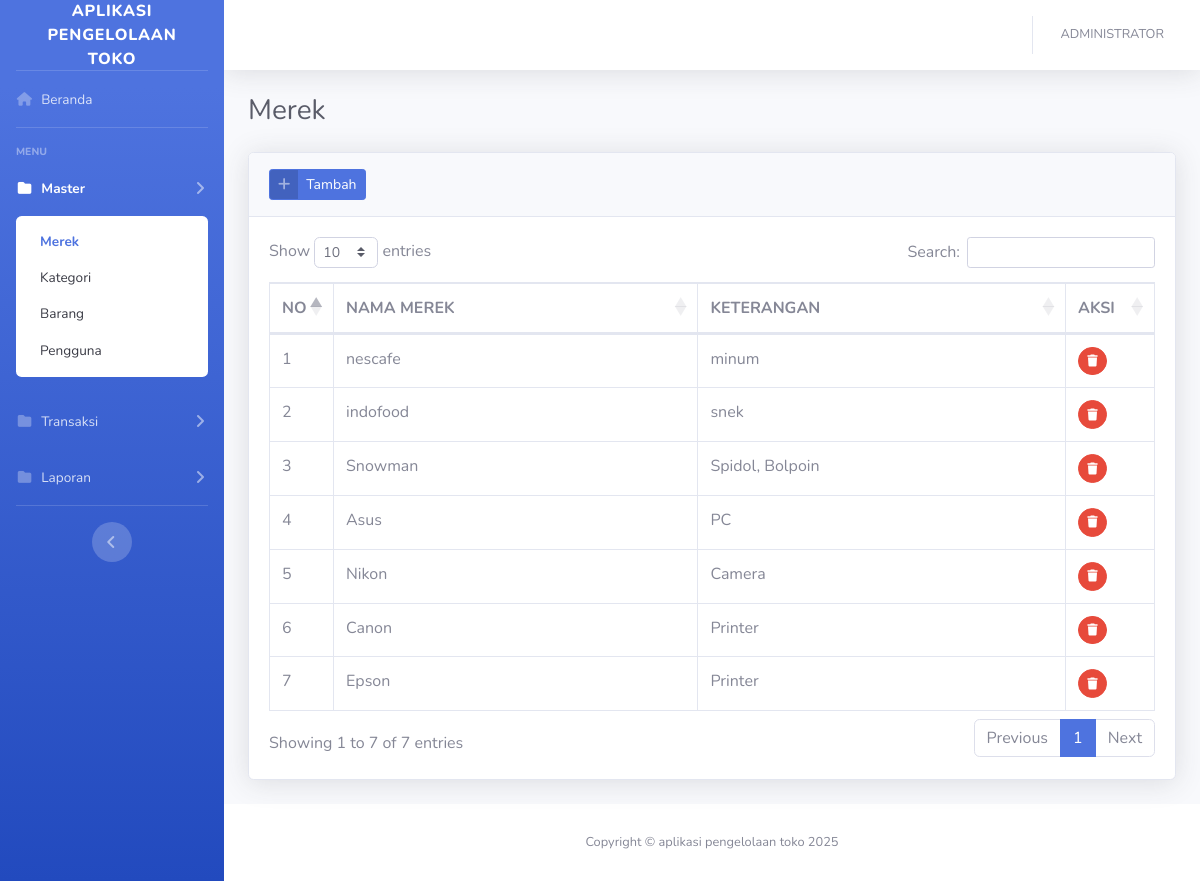
The app's page /?merek (signed in) with its own data.
### tables this page shows
CREATE TABLE `merek` (
  `idmerek` int(11) NOT NULL,
  `nama_merek` varchar(128) NOT NULL,
  `keterangan` varchar(256) NOT NULL
);

### config/function.php (called while the page is built, shortened)
<?php
function encrypt($str) {
return base64_encode($str);
}
function base_url(){
    $base_url= ((isset($_SERVER['HTTPS']) && $_SERVER['HTTPS'] == "on") ? "https" : "http");
    $base_url.= "://".$_SERVER['HTTP_HOST'];
    $base_url.= str_replace(basename($_SERVER['SCRIPT_NAME']),"",$_SERVER['SCRIPT_NAME']);
    return $base_url;
}
?>

### views/master/merek.php (the view, shortened to what this page needs)
<div class="container-fluid">
    <div class="d-sm-flex align-items-center justify-content-between mb-4">
        <h1 class="h3 mb-0 text-gray-800">Merek</h1>
    </div>
    <div class="card shadow mb-4">
        <div class="card-header py-3">
            <a href="#" class="btn btn-primary btn-icon-split btn-sm" data-toggle="modal" data-target="#merekModal">
                <span class="icon text-white-50">
                    <i class="fas fa-plus"></i>
                </span>
                <span class="text">Tambah</span>
            </a>
        </div>
        <div class="card-body">
            <div class="table-responsive">
                <table class="table table-bordered table-hover" id="dataTable" width="100%" cellspacing="0">
                    <thead>
                        <tr>
                            <th width="20">NO</th>
                            <th>NAMA MEREK</th>
                            <th>KETERANGAN</th>
                            <th width="50">AKSI</th>
                        </tr>
                    </thead>
                    <tbody>
                        <?php
                        $n=1;
                        $query = mysqli_query($con,"SELECT * FROM merek ORDER BY idmerek DESC")or die(mysqli_error($con));
                        while($row = mysqli_fetch_array($query)):
                        ?>
                        <tr>
                            <td><?= $n++; ?></td>
                            <td><?= $row['nama_merek']; ?></td>
                            <td><?= $row['keterangan']; ?></td>
                            <td>
                                <a href="<?=base_url();?>/process/merek.php?act=<?=encrypt('delete');?>&id=<?=encrypt($row['idmerek']);?>"
                                    class="btn btn-sm btn-circle btn-danger btn-hapus"><i class="fas fa-trash"></i></a>
                            </td>
                        </tr>
                        <?php endwhile; ?>
                    </tbody>
                </table>
            </div>
        </div>
    </div>
</div>

### index.php (shortened to what this page needs)
<?php
if($_SESSION['username']=="" && $_SESSION['level']==""):
    header("Location:".$base_url."login.php");
else:
    include('config/header.php');
?>
<body id="page-top">
    <div id="wrapper">
        <?php include "config/page.php"; ?>
        <?php include "config/sidebar.php"; ?>
        <div id="content-wrapper" class="d-flex flex-column">
            <div id="content">
                <?php include "config/topbar.php"; ?>
                <?php include ($views); ?>
            </div>
            <footer class="sticky-footer bg-white">
                <div class="container my-auto">
                    <div class="copyright text-center my-auto">
                        <span>Copyright &copy; aplikasi pengelolaan toko <?= date('Y'); ?></a>
                        </span>
                    </div>
                </div>
            </footer>
        </div>
    </div>
    <?php include "config/footer.php"; ?>
    <?php endif;?>

### config/header.php (shortened to what this page needs)
<?php include "config/function.php"; ?>
<!DOCTYPE html>
<html lang="en">
<head>
    <link href="<?=base_url();?>assets/vendor/fontawesome-free/css/all.min.css" rel="stylesheet" type="text/css">
    <link href="<?=base_url();?>assets/css/sb-admin-2.min.css" rel="stylesheet">
    <link href="<?=base_url();?>assets/vendor/select2/css/select2.min.css" rel="stylesheet" />
    <link href="<?=base_url();?>assets/vendor/datatables/dataTables.bootstrap4.min.css" rel="stylesheet">
</head>

### config/sidebar.php (shortened to what this page needs)
<ul class="navbar-nav bg-gradient-primary sidebar sidebar-dark accordion" id="accordionSidebar">
    <a class="sidebar-brand d-flex align-items-center justify-content-center" href="index.html">
        <div class="sidebar-brand-text mx-3">APLIKASI PENGELOLAAN TOKO <sup></sup></div>
    </a>
    <hr class="sidebar-divider my-0">
    <li class="nav-item <?=isset($home)?'active':'';?>">
        <a class="nav-link" href="?#">
            <i class="fas fa-fw fa-home"></i>
            <span>Beranda</span></a>
    </li>
    <hr class="sidebar-divider">
    <div class="sidebar-heading">
        Menu
    </div>
    <?php if($_SESSION['level']=='admin'):?>
    <li class="nav-item <?=isset($master)?'active':'';?>">
        <a class="nav-link collapsed" href="#" data-toggle="collapse" data-target="#master" aria-expanded="true"
            aria-controls="master">
            <i class="fas fa-fw fa-folder"></i>
            <span>Master</span>
        </a>
        <div id="master" class="collapse <?=isset($master)?'show':'';?>" aria-labelledby="headingTwo"
            data-parent="#accordionSidebar">
            <div class="bg-white py-2 collapse-inner rounded">
                <a class="collapse-item <?=isset($merek)?'active':'';?>" href="?merek">Merek</a>
                <a class="collapse-item <?=isset($kategori)?'active':'';?>" href="?kategori">Kategori</a>
                <a class="collapse-item <?=isset($barang)?'active':'';?>" href="?barang">Barang</a>
                <a class="collapse-item <?=isset($pengguna)?'active':'';?>" href="?pengguna">Pengguna</a>
            </div>
        </div>
    </li>
    <li class="nav-item <?=isset($transaksi)?'active':'';?>">
        <a class="nav-link collapsed" href="#" data-toggle="collapse" data-target="#transaksi" aria-expanded="true"
            aria-controls="transaksi">
            <i class="fas fa-fw fa-folder"></i>
            <span>Transaksi</span>
        </a>
    </li>
    <li class="nav-item <?=isset($laporan)?'active':'';?>">
        <a class="nav-link collapsed" href="#" data-toggle="collapse" data-target="#laporan" aria-expanded="true"
            aria-controls="laporan">
            <i class="fas fa-fw fa-folder"></i>
            <span>Laporan</span>
        </a>
    </li>
    <?php endif; ?>
    <hr class="sidebar-divider d-none d-md-block">
    <div class="text-center d-none d-md-inline">
        <button class="rounded-circle border-0" id="sidebarToggle"></button>
    </div>
</ul>

### config/topbar.php (shortened to what this page needs)
<nav class="navbar navbar-expand navbar-light bg-white topbar mb-4 static-top shadow">
    <ul class="navbar-nav ml-auto">
        <li class="nav-item dropdown no-arrow">
            <a class="nav-link dropdown-toggle" href="#" id="userDropdown" role="button" data-toggle="dropdown"
                aria-haspopup="true" aria-expanded="false">
                <span class="mr-2 d-lg-inline text-gray-600 small"><?= strtoupper($_SESSION['fullname']); ?></span>
            </a>
        </li>
    </ul>
</nav>

### config/footer.php (shortened to what this page needs)
</body>
</html>

### records on screen
merek: nama_merek "nescafe", keterangan "minum"
merek: nama_merek "indofood", keterangan "snek"
merek: nama_merek "Snowman", keterangan "Spidol, Bolpoin"
merek: nama_merek "Asus", keterangan "PC"
merek: nama_merek "Nikon", keterangan "Camera"
merek: nama_merek "Canon", keterangan "Printer"
merek: nama_merek "Epson", keterangan "Printer"

### other values on screen
$_SESSION['fullname'] "ADMINISTRATOR"
